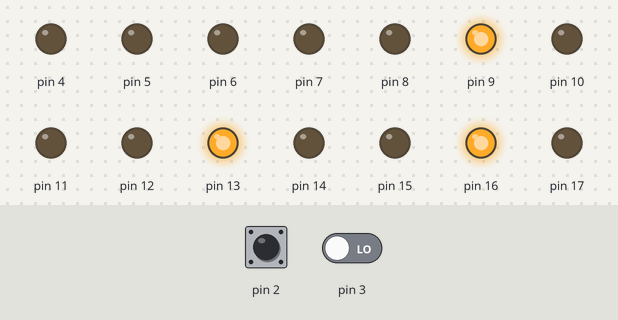
Simulated run of this sketch. Board: Arduino Uno, built with avr-gcc and run on an emulated ATmega328P. Parts: output pins drawn as LEDs (lit = HIGH). Dashed ring = blinking. The test bench sets the inputs (shaded band); at power-on: pin 2 LOW, pin 3 LOW. What the sketch prints to the serial monitor is not drawn.

Above: at 1.2 s.
1.3 s: pin 2 driven HIGH
At 2.3 s:
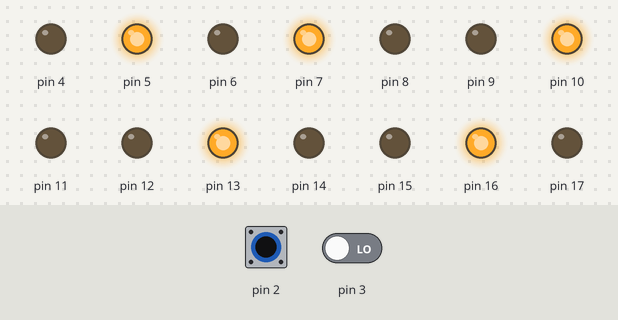
4.3 s: pin 3 driven HIGH
At 6.8 s:
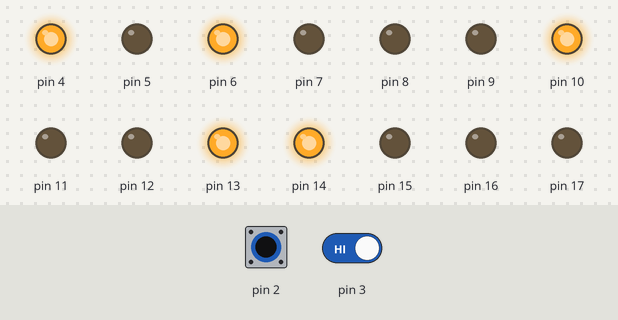
7.3 s: pin 2 pulsed LOW 2 times (0.12 s each, 0.3 s apart)
At 10.3 s:
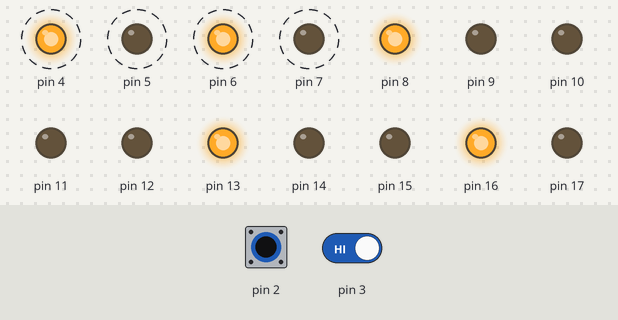
Timing chart, 0 to 19.9 s (numbered marks = the images above; inputs shaded):
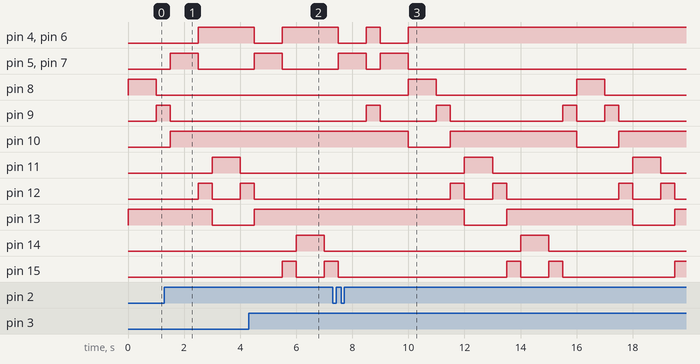

The sketch:

1A18S.ino
```cpp
int                                                                                           Phase[][5] = {{0,5,2,10,4},{1,5,2,5,0},{2,4,2,5,2},{2,3,2,10,4},{2,4,2,5,0},{2,5,1,5,3},{2,5,0,10,0},{2,5,1,5,0},{1,5,2,5,1}};
void setup() {
  Serial.begin(9600);
  DDRD = (DDRD&3) | B11110000;
  DDRB = B11111111;
  DDRC = B11111111;
  attachInterrupt(digitalPinToInterrupt(2),request,RISING);
  attachInterrupt(digitalPinToInterrupt(3),request,RISING);
}
volatile bool r;
void loop() {
  for(int i = 0; i < 9;i++){
    if(Phase[i][4]>0&&r){
      Serial.print("HI2");
      r=0;
      PORTD = (PORTD & B00001111) | B10100000;
      PORTB = B00100100;
      PORTC = B00000100;
      delay(1000);
      PORTD = (PORTD & B00001111) | B01010000;

    }
    PORTB = (1<<Phase[i][0]) | (1 << Phase[i][1]);
    PORTC = 1<<Phase[i][2];
    switch(Phase[i][4]){
      case 1: PORTB |= B00000100;break;
      case 2: PORTB |= B00100000;break;
      case 3: PORTC |= B00000100;break;
    }
    delay(Phase[i][3]*100);
  }
}
void request() {

  Serial.print("HI");
  r = 1;
}
```

Measured:
- after the input at 1.3 s, pin 4, pin 6: LOW → HIGH after 1.2 s; pin 5, pin 7: LOW → HIGH after 0.20 s, → LOW 1.0 s later; pin 14: stays LOW (without the input it goes to HIGH after 2.7 s); pin 15: stays LOW (without the input it goes to HIGH after 2.2 s); pin 16: stays HIGH (without the input it goes to LOW after 2.7 s)
- after the input at 4.3 s, pin 4, pin 6: HIGH → LOW after 0.20 s, → HIGH 1.0 s later; pin 5, pin 7: LOW → HIGH after 0.20 s, → LOW 1.0 s later; pin 8: stays LOW (without the input it goes to HIGH after 2.7 s); pin 9: stays LOW (without the input it goes to HIGH after 2.2 s); pin 10: stays HIGH (without the input it goes to LOW after 2.7 s)
- after the input at 7.3 s, pin 4, pin 6: alternates HIGH for 0.50 s and LOW for 1.0 s, 4 changes in all, then stays HIGH, starting after 0.20 s; pin 5, pin 7: alternates HIGH for 1.0 s and LOW for 0.50 s, 4 changes in all, then stays LOW, starting after 0.20 s
- by itself, pin 11: alternates HIGH for 1.0 s and LOW for 5.0 s
- by itself, pin 13: alternates HIGH for 4.5 s and LOW for 1.5 s
